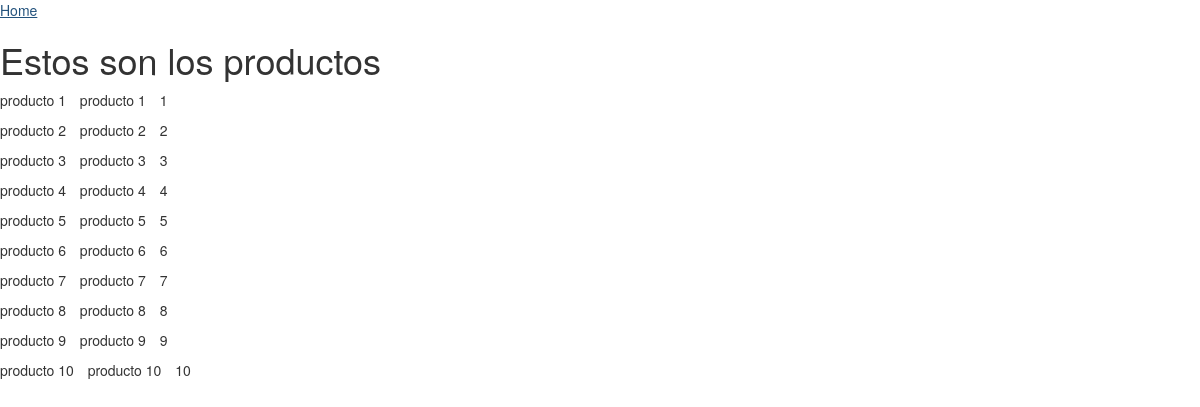
/productos/, run on the app's committed database.
### main/models.py (models this page shows, shortened)
class Producto(models.Model):
	nombre=models.CharField(max_length=140)
	desc=models.TextField()
	precio=models.CharField(max_length=140)

### main/views.py (the view)
# urls.py: url(r'^productos/$',views.Productos.as_view(),name="productos"),
class Productos(View):
	def get(self,request):
		productos = Producto.objects.all()
		return render(request,"productos.html",{'productos':productos})

### main/templates/productos.html (shortened to what this page needs)
<!DOCTYPE html>
<html>
<head>
	<link rel="stylesheet" href="https://maxcdn.bootstrapcdn.com/bootstrap/3.3.7/css/bootstrap.min.css" >
</head>
<body>
	<a href="{% url 'home' %}">Home</a>
	<H1>Estos son los productos</H1>
	{% for producto in productos %}
		<ul class="list-inline">
			<li>{{producto.nombre}}</li>
			<li>{{producto.desc}}</li>
			<li>{{producto.precio}}</li>
		</ul>
	{%endfor%}
</body>
</html>

### data on the page
Producto: nombre "producto 1", desc "producto 1", precio "1"
Producto: nombre "producto 2", desc "producto 2", precio "2"
Producto: nombre "producto 3", desc "producto 3", precio "3"
Producto: nombre "producto 4", desc "producto 4", precio "4"
Producto: nombre "producto 5", desc "producto 5", precio "5"
Producto: nombre "producto 6", desc "producto 6", precio "6"
Producto: nombre "producto 7", desc "producto 7", precio "7"
Producto: nombre "producto 8", desc "producto 8", precio "8"
Producto: nombre "producto 9", desc "producto 9", precio "9"
Producto: nombre "producto 10", desc "producto 10", precio "10"
